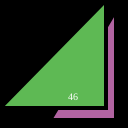
Frame 1 (no input)
Frame 60 (no input): identical to frame 1, image omitted
Frame 120 (the mouse pressed at the canvas centre since frame 60): identical to frame 1, image omitted

The p5.js sketch that drew this single still picture (run headless with seeded random() and noise() and a simulated clock; from frame 60 on, the mouse is pressed at the canvas centre):

// p5.js sketch
// ── sketch.js
function setup() {
  createCanvas(128,128);
}

function draw() {
  background(0);
  strokeWeight(4);
  fill(178, 100, 162);
  triangle(50,120,116,120,116,10);
  fill(94, 185, 84);
  triangle(0,108,106,108,106,0);
  fill(255);
  textSize(10);
  textFont("serif");
  text("46", 68, 100);
}
